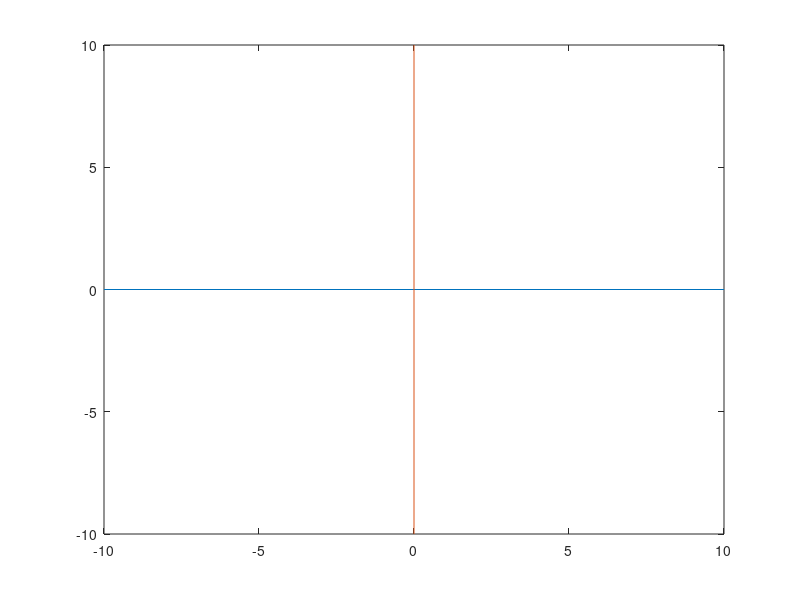

This figure's MATLAB source:
plot([-10, 10], [0, 0])
hold on
plot([0, 0], [-10, 10])
hold on
axis ([-10, 10, -10, 10])
[x0, y0] = ginput(1);
while x0 >= -10 && x0 <= 10 && y0 >= -10 && y0 <= 10
    [~, x] = ode45(@sys1, [0, 10], [x0, y0]);
    plot(x(:, 1), x(:, 2), 'k')
    [t, x] = ode45(@sys1, [0, -10], [x0, y0]);
    plot(x(:, 1), x(:, 2), 'r')
    [x0, y0] = ginput(1);
end
